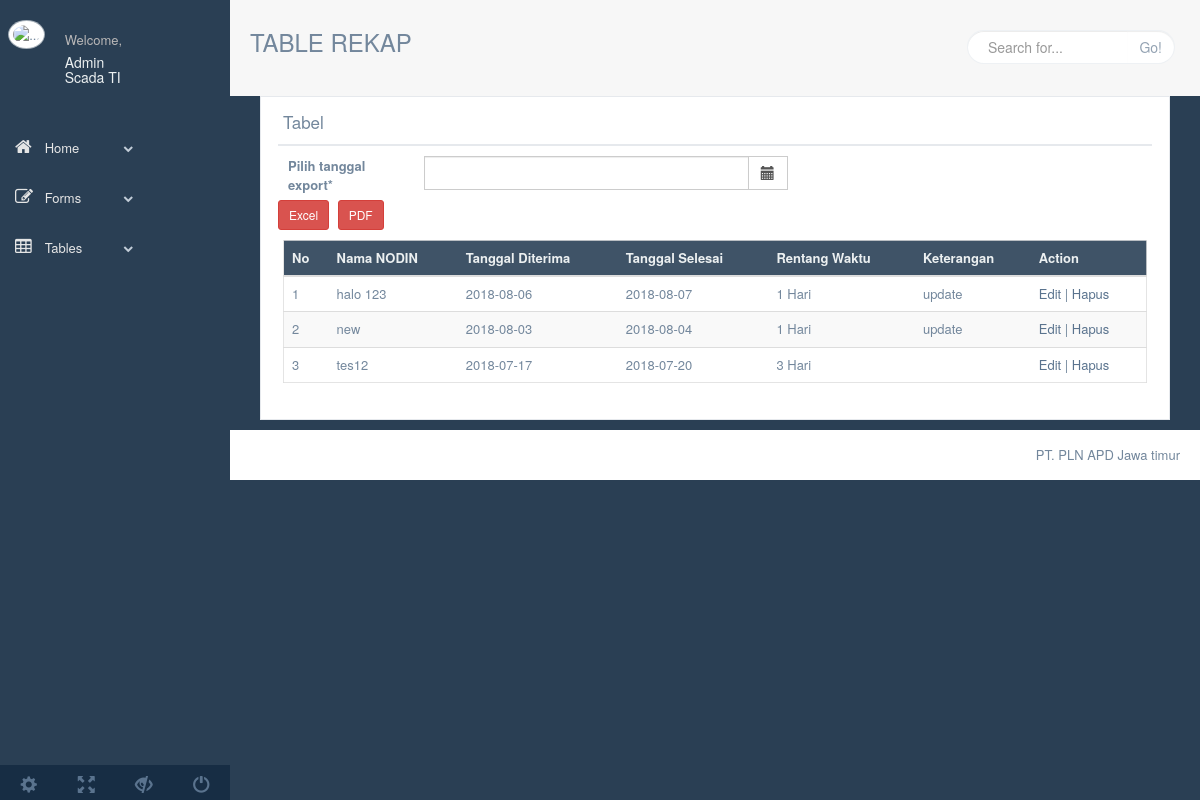
Screenshot of /production/listnodin_admin.php (signed in) with the database file from the repository.
### tables this page shows
CREATE TABLE `rekap_nodin` (
  `id` int(11) NOT NULL,
  `nama` varchar(50) NOT NULL,
  `tanggal_awal` date NOT NULL,
  `tanggal_akhir` date NOT NULL,
  `errortime` int(11) NOT NULL,
  `keterangan` varchar(50) NOT NULL
);

### production/listnodin_admin.php (the view, shortened to what this page needs)
<!DOCTYPE html>
<html lang="en">
  <head>
    <link href="../vendors/bootstrap/dist/css/bootstrap.min.css" rel="stylesheet">
    <link href="../vendors/font-awesome/css/font-awesome.min.css" rel="stylesheet">
    <link href="../vendors/nprogress/nprogress.css" rel="stylesheet">
   <link href="../vendors/iCheck/skins/flat/green.css" rel="stylesheet">
    <link href="../build/css/custom.min.css" rel="stylesheet">
  </head>
  <body class="nav-md">
    <div class="container body">
      <div class="main_container">
        <div class="col-md-3 left_col">
          <div class="left_col scroll-view">
            <?php include("sidebar.php") ?>
          </div>
        </div>
        <div class="right_col" role="main">
          <div class="">
            <div class="page-title">
              <div class="title_left">
                <h3>TABLE REKAP</h3>
              </div>
              <div class="title_right">
                <div class="col-md-5 col-sm-5 col-xs-12 form-group pull-right top_search">
                  <div class="input-group">
                    <input type="text" class="form-control" placeholder="Search for...">
                    <span class="input-group-btn">
                      <button class="btn btn-default" type="button">Go!</button>
                    </span>
                  </div>
                </div>
              </div>
            </div>
            <div class="clearfix"></div>
            <div class="row">
              <div class="col-md-6 col-sm-6 col-xs-12">
                  </div>
                  <div class="x_content">
                  </div>
              </div>
            </div>
              <div class="col-md-12 col-sm-12 col-xs-12">
                <div class="x_panel">
                  <div class="x_title">
                    <h2>Tabel <small>Rekap NODIN</small></h2>
                    <div class="clearfix"></div>
                  </div>
                  <form action="exportIcNod.php" method="POST">
                       <div class="form-group">
                        <label class="control-label col-md-2 ">Pilih tanggal export<span>*</span>
                        </label>
                        <div class='input-group date col-md-5 col-sm-6 col-xs-12' id='myDatepicker'>
                          <input type='text' class="form-control" name="exportDatenodin" />
                          <span class="input-group-addon">
                             <span class="glyphicon glyphicon-calendar"></span>
                          </span>
                        </div>
                      </div>
                    <button name="exportButtonExNod" type="submit" class="btn btn-danger btn-sm">Excel</button>
					          <button name="exportButtonPdfN" type="submit" class="btn btn-danger btn-sm">PDF</button>
                  </form>
                  <div class="x_content">
                    <div class="table-responsive">
                      <table class="table table-striped jambo_table bulk_action">
                        <thead>
                          <tr class="headings">
                            <th class="column-title">No </th>
                            <th class="column-title">Nama NODIN</th>
                            <th class="column-title">Tanggal Diterima </th>
                            <th class="column-title">Tanggal Selesai </th>
                            <th class="column-title">Rentang Waktu</th>
                            <th class="column-title">Keterangan </th>
                            <th class="column-title no-link last"><span class="nobr">Action</span>
                            </th>
                          </tr>
                        </thead>
                        <tbody>
                          <tr class="even pointer">
                            <?php
                                $i=1;
                                $sql = "SELECT * FROM rekap_nodin ORDER BY id DESC";
                                $query = mysqli_query($db, $sql);
                                while($nodin = mysqli_fetch_array($query)){
                                    echo "<tr>";
                                    echo "<td>$i</td>";
                                    echo "<td>".$nodin['nama']."</td>";
                                    echo "<td>".$nodin['tanggal_awal']."</td>";
                                    echo "<td>".$nodin['tanggal_akhir']."</td>";
                                    echo "<td>".$nodin['errortime']." Hari</td>";
                                    echo "<td>".$nodin['keterangan']."</td>";
                                    echo "<td>";
                                    echo "<a href='formeditnodin.php?id=".$nodin['id']."'>Edit</a> | ";
                                    echo "<a href='deletenodin.php?id=".$nodin['id']."'>Hapus</a>";
                                    echo "</td>";
                                    echo "</tr>";
                                    $i++;
                                }
                            ?>
                          </tr>
                        </tbody>
                      </table>
                    </div>
                  </div>
                </div>
              </div>
            </div>
          </div>
        </div>
        <footer>
          <div class="pull-right">
            PT. PLN APD Jawa timur
          </div>
          <div class="clearfix"></div>
        </footer>
  </body>
</html>

### rows the page displays
rekap_nodin: nama "halo 123", tanggal_awal "2018-08-06", tanggal_akhir "2018-08-07", errortime "1", keterangan "update"
rekap_nodin: nama "new", tanggal_awal "2018-08-03", tanggal_akhir "2018-08-04", errortime "1", keterangan "update"
rekap_nodin: nama "tes12", tanggal_awal "2018-07-17", tanggal_akhir "2018-07-20", errortime "3"

### other values shown
$_SESSION['nama'] "Admin Scada TI"
